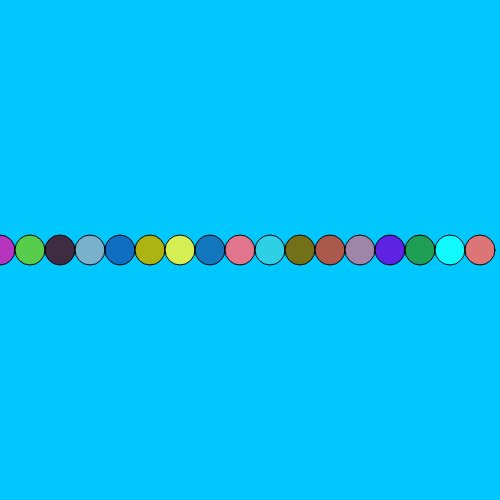
Frame 1 (no input)
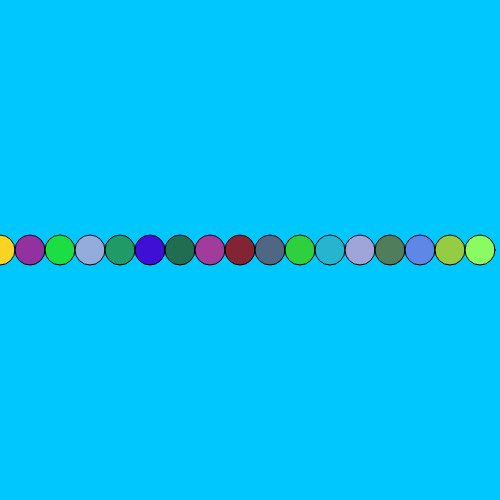
Frame 60 (no input)
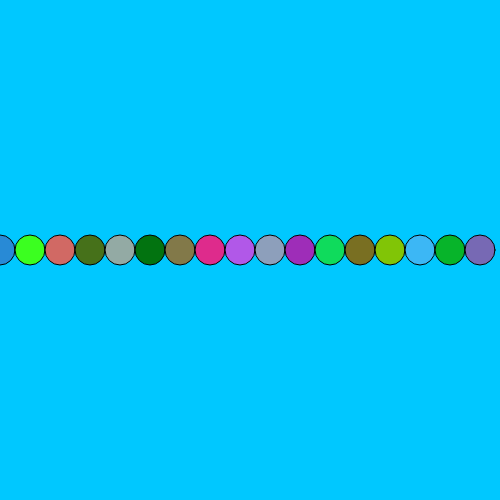
Frame 120 (the mouse pressed at the canvas centre since frame 60)

The p5.js sketch that drew these frames (run headless with seeded random() and noise() and a simulated clock; from frame 60 on, the mouse is pressed at the canvas centre):

// p5.js sketch
// ── sketch.js
function setup() {
  createCanvas(500, 500);
}

function draw() {
  background(0, 200, 255);

  var distance = 30; //

  for(var x = 0; x < width; x += distance){
      fill(random(255), random(255), random(255));
      ellipse(x, 250, 30, 30);
  }
}
